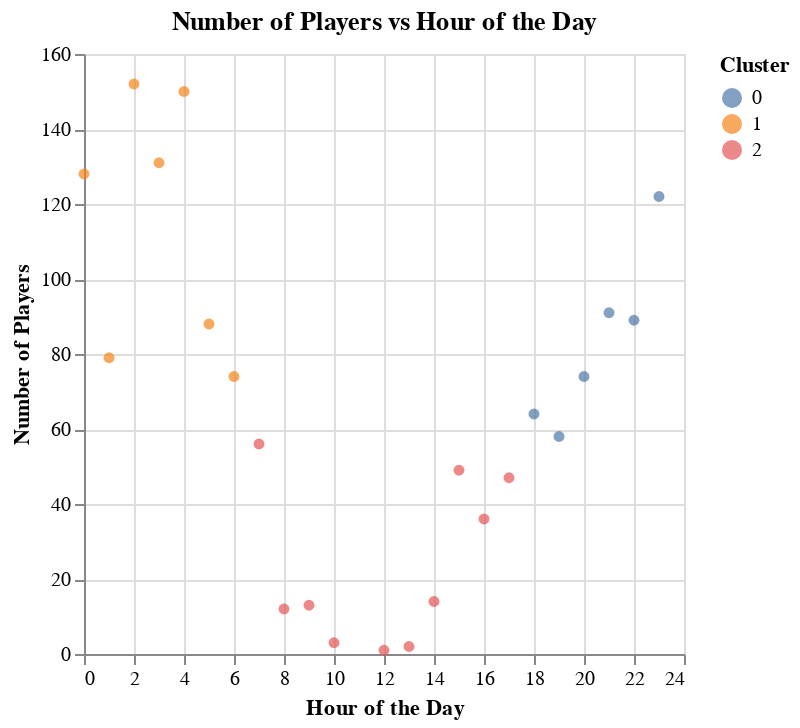

Here is the notebook cell this chart was saved with:
### Markdown cell above
Lastly, we created a new visualization that is colored accordingly to the three clusters.

### Code cell
# Preform clustering with 3 clusters
players_cluster_k3 = KMeans(n_clusters=3, random_state=1234)

# Create new pipeline
players_pipe = make_pipeline(players_preprocessor, players_cluster_k3).fit(start_hour_data)

# Assign clusters
clustered_players = start_hour_data.assign(
    cluster=players_pipe[1].labels_
)

# Visualization
players_cluster_plot = alt.Chart(clustered_players).mark_circle().encode(
    x=alt.X('start_hour').title('Hour of the Day'),
    y=alt.Y('count').title('Number of Players'),
    color=alt.Color('cluster:N').title('Cluster'),
).properties(title='Number of Players vs Hour of the Day')

# Display plots and figure titles 
display(players_cluster_plot)
display(Markdown("**Figure 2.2:** Clustering of session start times based on number of players active."))

### Figure 1 — Vega specification as saved in the notebook (floating-point values rounded to 4 significant figures)
{"$schema": "https://vega.github.io/schema/vega/v5.json", "data": [{"name": "source_0", "values": [{"cluster": 1, "count": 152, "start_hour": 2}, {"cluster": 1, "count": 150, "start_hour": 4}, {"cluster": 1, "count": 131, "start_hour": 3}, {"cluster": 1, "count": 128, "start_hour": 0}, {"cluster": 0, "count": 122, "start_hour": 23}, {"cluster": 0, "count": 91, "start_hour": 21}, {"cluster": 0, "count": 89, "start_hour": 22}, {"cluster": 1, "count": 88, "start_hour": 5}, {"cluster": 1, "count": 79, "start_hour": 1}, {"cluster": 0, "count": 74, "start_hour": 20}, {"cluster": 1, "count": 74, "start_hour": 6}, {"cluster": 0, "count": 64, "start_hour": 18}, {"cluster": 0, "count": 58, "start_hour": 19}, {"cluster": 2, "count": 56, "start_hour": 7}, {"cluster": 2, "count": 49, "start_hour": 15}, {"cluster": 2, "count": 47, "start_hour": 17}, {"cluster": 2, "count": 36, "start_hour": 16}, {"cluster": 2, "count": 14, "start_hour": 14}, {"cluster": 2, "count": 13, "start_hour": 9}, {"cluster": 2, "count": 12, "start_hour": 8}, {"cluster": 2, "count": 3, "start_hour": 10}, {"cluster": 2, "count": 2, "start_hour": 13}, {"cluster": 2, "count": 1, "start_hour": 12}]}, {"name": "source_0_x_domain_start_hour", "values": [{"min": 0, "max": 23}]}, {"name": "source_0_y_domain_count", "values": [{"min": 1, "max": 152}]}, {"name": "source_0_color_domain_cluster", "values": [{"cluster": 1}, {"cluster": 0}, {"cluster": 2}]}], "marks": [{"type": "symbol", "name": "marks", "from": {"data": "source_0"}, "encode": {"update": {"fill": {"field": "cluster", "scale": "color"}, "opacity": {"value": 0.7}, "x": {"field": "start_hour", "scale": "x"}, "y": {"field": "count", "scale": "y"}, "shape": {"value": "circle"}}}, "style": ["circle"]}], "scales": [{"name": "x", "type": "linear", "domain": [{"signal": "(data(\"source_0_x_domain_start_hour\")[0] || {}).min"}, {"signal": "(data(\"source_0_x_domain_start_hour\")[0] || {}).max"}], "range": [0, {"signal": "width"}], "nice": true, "zero": true}, {"name": "y", "type": "linear", "domain": [{"signal": "(data(\"source_0_y_domain_count\")[0] || {}).min"}, {"signal": "(data(\"source_0_y_domain_count\")[0] || {}).max"}], "range": [{"signal": "height"}, 0], "zero": true, "nice": true}, {"name": "color", "type": "ordinal", "domain": {"data": "source_0_color_domain_cluster", "field": "cluster", "sort": true}, "range": "category"}], "axes": [{"scale": "x", "gridScale": "y", "domain": false, "labels": false, "tickCount": {"signal": "ceil(width/40)"}, "maxExtent": 0, "minExtent": 0, "zindex": 0, "aria": false, "orient": "bottom", "ticks": false, "grid": true}, {"scale": "y", "orient": "left", "labels": false, "gridScale": "x", "maxExtent": 0, "ticks": false, "zindex": 0, "grid": true, "domain": false, "tickCount": {"signal": "ceil(height/40)"}, "minExtent": 0, "aria": false}, {"scale": "x", "orient": "bottom", "title": "Hour of the Day", "labelOverlap": true, "grid": false, "labelFlush": true, "tickCount": {"signal": "ceil(width/40)"}, "zindex": 0}, {"scale": "y", "tickCount": {"signal": "ceil(height/40)"}, "labelOverlap": true, "zindex": 0, "orient": "left", "title": "Number of Players", "grid": false}], "title": {"text": "Number of Players vs Hour of the Day", "frame": "group"}, "background": "white", "width": 300, "padding": 5, "style": "cell", "legends": [{"title": "Cluster", "fill": "color", "symbolType": "circle", "encode": {"symbols": {"update": {"opacity": {"value": 0.7}}}}}], "height": 300}
